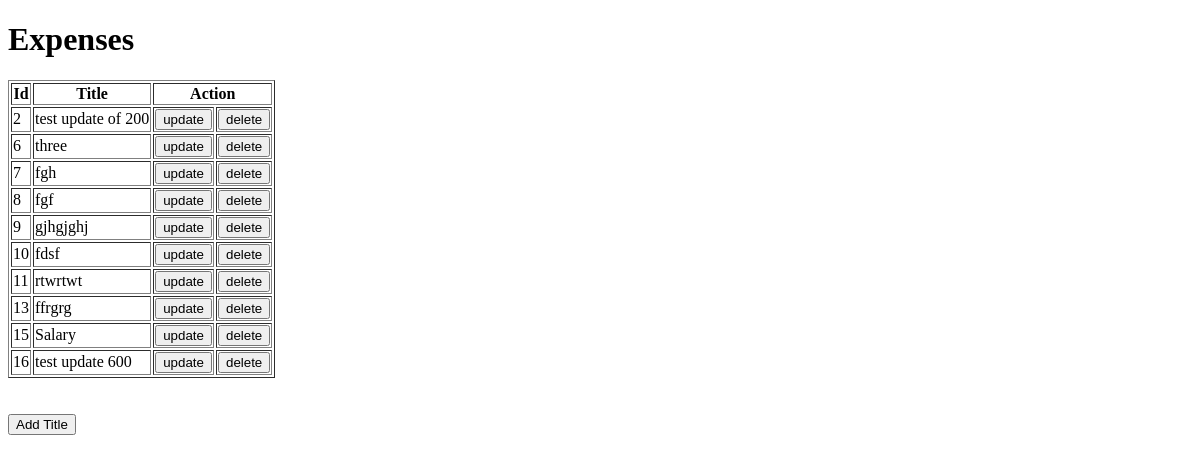
The page /expenses/ on the database as committed earlier.
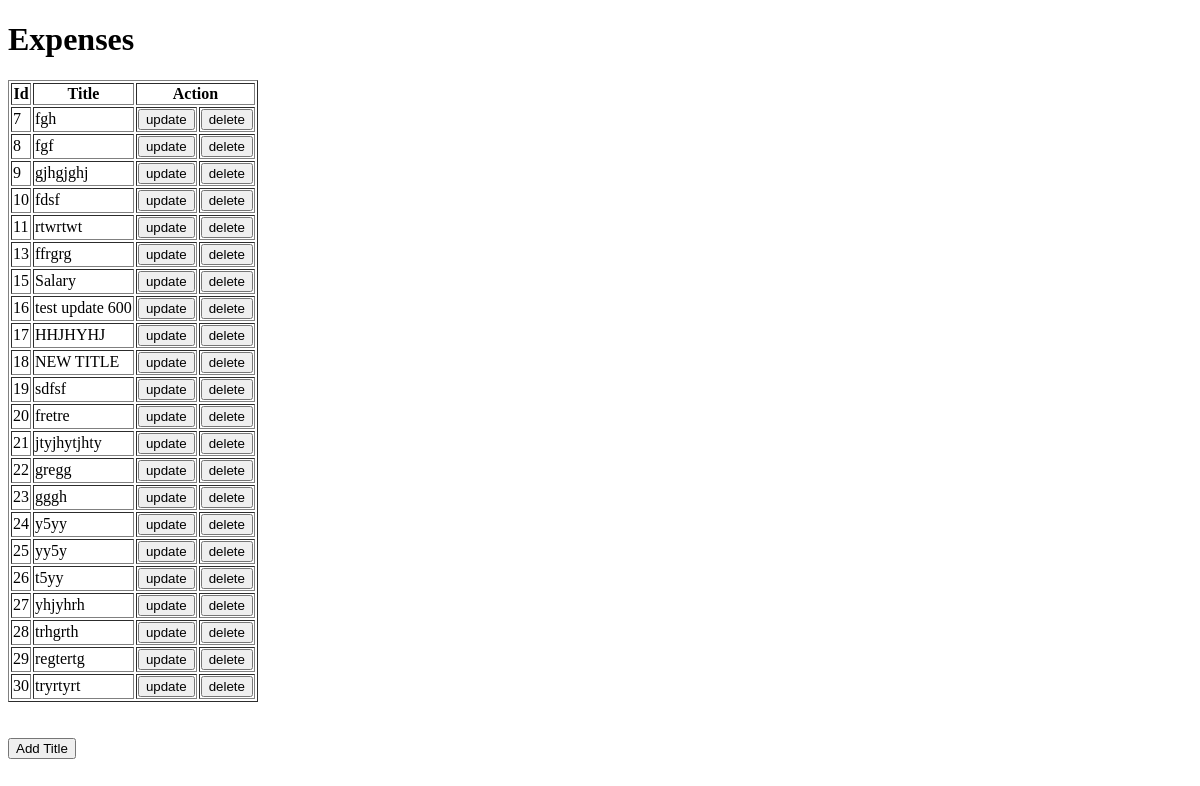
The same page on the database as committed later.
### HBudgetReport/models.py (models this page shows)
class Expenses(models.Model):
    title = models.CharField(max_length = 200)

### HBudgetReport/views.py (the view)
# urls.py: path('expenses/', views.expenses , name = 'expenses'),
def expenses(request):
    rem = Expenses.objects.all()
    return render(request, 'expenses.html' ,{'rem' :rem})

### HBudgetReport/templates/expenses.html (shortened to what this page needs)
<!DOCTYPE html>
<html lang="en">
<head>
</head>
<body>
    <div class="container">
        <h1>Expenses</h1>
        <table id="title" border="1">
            <thead>
                <th>Id</th>
                <th>Title</th>
                <th colspan="2" id="mid">Action</th>
            </thead>
            {% for x in rem %}
            <tr>
                <td>{{x.id}}</td>
                <td>{{x.title}}</td>
                <td>
                    <a href="/update_expenses/{{x.id}}"><button id ="up">update</button></a>
                </td>
                <td>
                    <a href="/delete_expenses/{{x.id}}"><button id="del">delete </button></a>
                </td>
            </tr>
            {% endfor %}
        </table>
        <br><br>
        <a href= "{% url 'add_expenses'%}"><button id="new3">Add Title</button></a>
    </div>
</body>
</html>

Rows that differ between the two databases and show on the page:
removed Expenses: id "2", title "test update of 200"
removed Expenses: id "6", title "three"
added Expenses: id "17", title "HHJHYHJ"
added Expenses: id "18", title "NEW TITLE"
added Expenses: id "19", title "sdfsf"
added Expenses: id "20", title "fretre"
added Expenses: id "21", title "jtyjhytjhty"
added Expenses: id "22", title "gregg"
added Expenses: id "23", title "gggh"
added Expenses: id "24", title "y5yy"
added Expenses: id "25", title "yy5y"
added Expenses: id "26", title "t5yy"
added Expenses: id "27", title "yhjyhrh"
added Expenses: id "28", title "trhgrth"
added Expenses: id "29", title "regtertg"
added Expenses: id "30", title "tryrtyrt"
